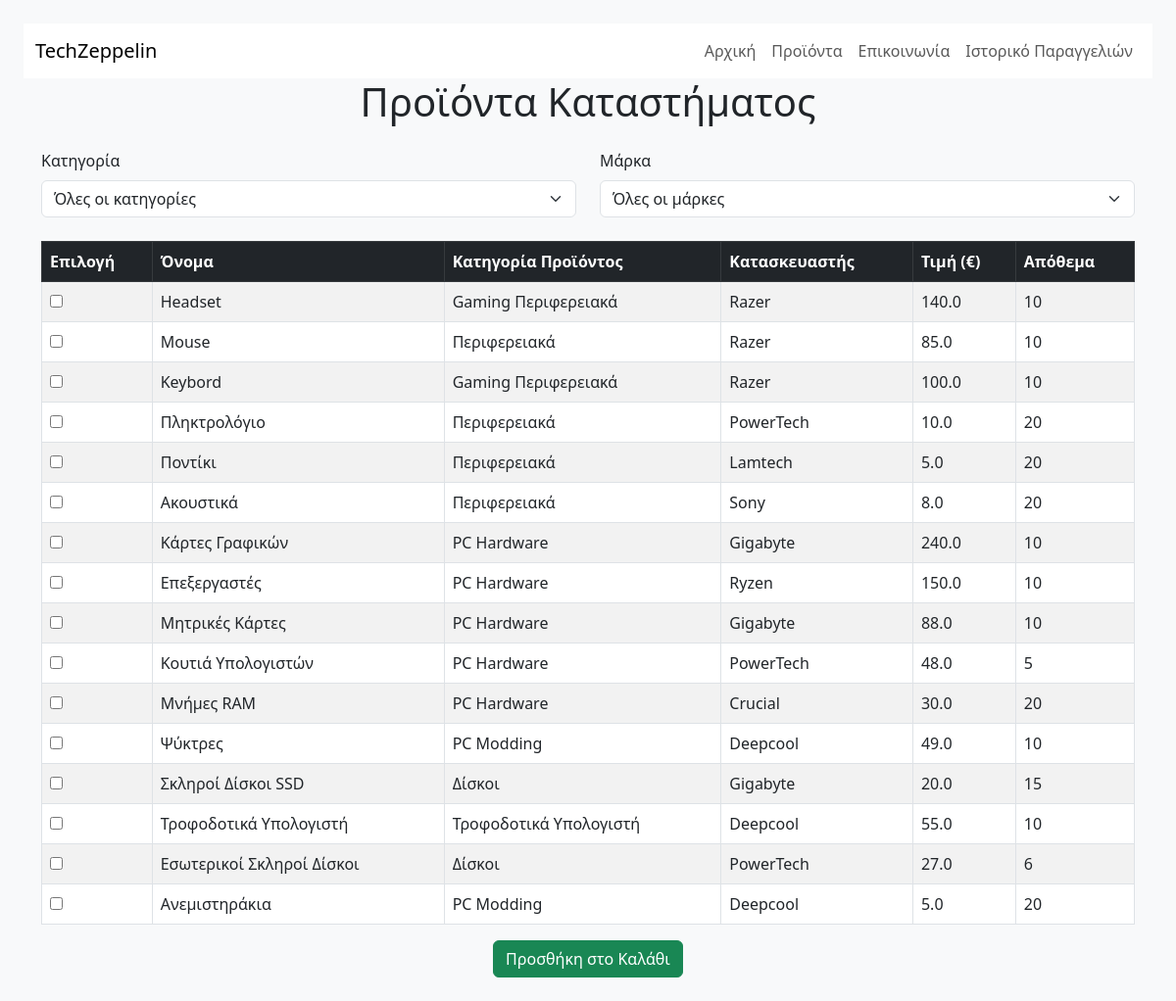
Screenshot of /products/ (signed in) with the database file from the repository.
### polls/models.py (models this page shows, shortened)
class Product(models.Model):
    id = models.AutoField(primary_key=True)
    key = models.CharField(max_length=10, blank=False)
    name = models.CharField(max_length=255, blank=False)
    description = models.CharField(max_length=255, blank=False)
    stock = models.IntegerField(
        default=0, blank=False, validators=[MinValueValidator(0)])
    price = models.FloatField(
        default=0.0, blank=False, validators=[MinValueValidator(0)])
    category = models.ForeignKey(ProductCategory, null=True,
                                 on_delete=models.SET_NULL)
    manufacturer = models.ForeignKey(Manufacturer, on_delete=models.CASCADE)
    image = models.ImageField(upload_to='products/', null=True, blank=True)

class ProductCategory(models.Model):
    id = models.AutoField(primary_key=True)
    name = models.CharField(max_length=100, blank=False)

class Manufacturer(models.Model):
    id = models.AutoField(primary_key=True)
    name = models.CharField(max_length=100)

### polls/views.py (the view)
# urls.py: path('products/', views.product_list , name='product_list'),
@login_required
def product_list(request):
    products = Product.objects.all()  # Ανακτούμε όλα τα προϊόντα από τη βάση
    context = {
        'products': products
    }
    return render(request, 'products.html', context)

### polls/Templates/products.html (shortened to what this page needs)
<!DOCTYPE html>
<html lang="el">
<head>
  <link href="https://cdn.jsdelivr.net/npm/bootstrap@5.3.0/dist/css/bootstrap.min.css" rel="stylesheet">
</head>
<body class="bg-light p-4">
  <nav class="navbar navbar-expand-lg navbar-white bg-white">
    <div class="container-fluid">
      <a class="navbar-brand" href="/">TechZeppelin</a>
      <div class="collapse navbar-collapse justify-content-end" id="navbarNav">
        <ul class="navbar-nav">
          <li class="nav-item"><a class="nav-link" href="/">Αρχική</a></li>
          <li class="nav-item"><a class="nav-link" href="/products">Προϊόντα</a></li>
          <li class="nav-item"><a class="nav-link" href="/contact">Επικοινωνία</a></li>
          <li class="nav-item"><a class="nav-link" href="/order_history">Ιστορικό Παραγγελιών</a></li>
        </ul>
      </div>
    </div>
  </nav>
  <div class="container">
    <h1 class="mb-4 text-center">Προϊόντα Καταστήματος</h1>
    <div class="row mb-4">
      <div class="col-md-6">
        <label for="categoryFilter" class="form-label">Κατηγορία</label>
        <select id="categoryFilter" class="form-select">
            <option value="">Όλες οι κατηγορίες</option>
        </select>
      </div>
      <div class="col-md-6">
        <label for="brandFilter" class="form-label">Μάρκα</label>
        <select id="brandFilter" class="form-select">
            <option value="">Όλες οι μάρκες</option>
        </select>
      </div>
    </div>
    <form method="POST" action="{% url 'add_to_cart' %}">
      <table class="table table-striped table-bordered align-middle">
        <thead class="table-dark">
          <tr>
            <th>Επιλογή</th>
            <th>Όνομα</th>
            <th>Κατηγορία Προϊόντος</th>
            <th>Κατασκευαστής</th>
            <th>Τιμή (€)</th>
            <th>Απόθεμα</th>
          </tr>
        </thead>
        <tbody>
          {% for product in products %}
          <tr class="product-row"
              data-category="{{ product.category.name }}"
              data-brand="{{ product.manufacturer.name }}">
            <td><input type="checkbox" name="products" value="{{ product.id }}"></td>
            <td>{{ product.name }}</td>
            <td>{{ product.category.name }}</td>
            <td>{{ product.manufacturer.name }}</td>
            <td>{{ product.price }}</td>
            <td>{{ product.stock }}</td>
          </tr>
          {% empty %}
          <tr>
            <td colspan="6" class="text-center">Δεν βρέθηκαν προϊόντα.</td>
          </tr>
          {% endfor %}
        </tbody>
      </table>
      <div class="col-12 text-center mt-3">
        <button type="submit" class="btn btn-success">Προσθήκη στο Καλάθι</button>
      </div>
    </form>
  </div>
</body>
</html>

### rows the page displays
Product: name "Headset", category.name "Gaming Περιφερειακά", manufacturer.name "Razer", price "140.0", stock "10"
Product: name "Mouse", category.name "Περιφερειακά", manufacturer.name "Razer", price "85.0", stock "10"
Product: name "Keybord", category.name "Gaming Περιφερειακά", manufacturer.name "Razer", price "100.0", stock "10"
Product: name "Πληκτρολόγιο", category.name "Περιφερειακά", manufacturer.name "PowerTech", price "10.0", stock "20"
Product: name "Ποντίκι", category.name "Περιφερειακά", manufacturer.name "Lamtech", price "5.0", stock "20"
Product: name "Ακουστικά", category.name "Περιφερειακά", manufacturer.name "Sony", price "8.0", stock "20"
Product: name "Κάρτες Γραφικών", category.name "PC Hardware", manufacturer.name "Gigabyte", price "240.0", stock "10"
Product: name "Επεξεργαστές", category.name "PC Hardware", manufacturer.name "Ryzen", price "150.0", stock "10"
Product: name "Μητρικές Κάρτες", category.name "PC Hardware", manufacturer.name "Gigabyte", price "88.0", stock "10"
Product: name "Κουτιά Υπολογιστών", category.name "PC Hardware", manufacturer.name "PowerTech", price "48.0", stock "5"
Product: name "Μνήμες RAM", category.name "PC Hardware", manufacturer.name "Crucial", price "30.0", stock "20"
Product: name "Ψύκτρες", category.name "PC Modding", manufacturer.name "Deepcool", price "49.0", stock "10"
Product: name "Σκληροί Δίσκοι SSD", category.name "Δίσκοι", manufacturer.name "Gigabyte", price "20.0", stock "15"
Product: name "Τροφοδοτικά Υπολογιστή", category.name "Τροφοδοτικά Υπολογιστή", manufacturer.name "Deepcool", price "55.0", stock "10"
Product: name "Εσωτερικοί Σκληροί Δίσκοι", category.name "Δίσκοι", manufacturer.name "PowerTech", price "27.0", stock "6"
Product: name "Ανεμιστηράκια", category.name "PC Modding", manufacturer.name "Deepcool", price "5.0", stock "20"
